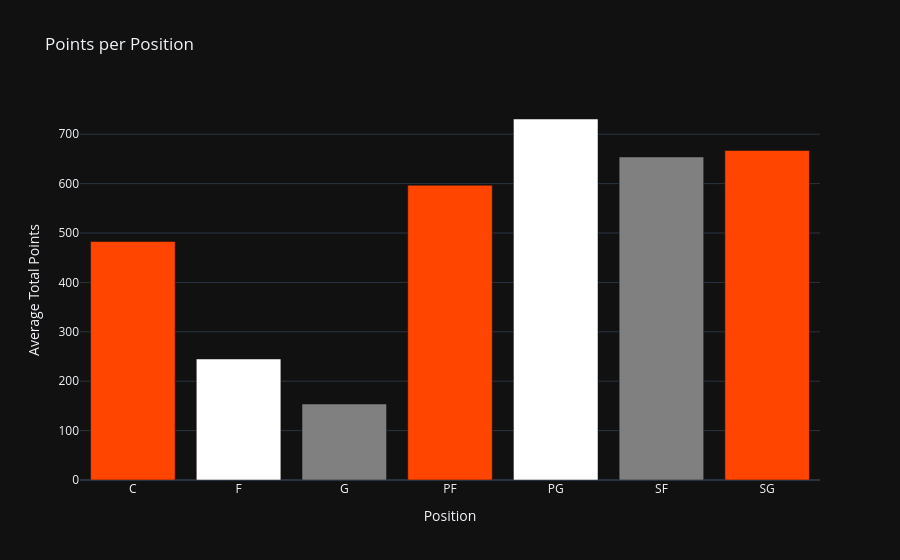

Here is the notebook cell this chart was saved with:
### Code cell
position_stats = df.groupby(['Position']).agg({'Total_Points': 'mean'}).reset_index()

fig = go.Figure()

fig.add_trace(go.Bar(
    x=position_stats['Position'],
    y=position_stats['Total_Points'],
    marker=dict(color=['orangered', 'white', 'grey','orangered', 'white', 'grey','orangered']),
))

fig.update_layout(
    title='Points per Position',
    xaxis_title='Position',
    yaxis_title='Average Total Points',
    template='plotly_dark'
)

fig.show()

### Figure 1 — Plotly figure (JSON) as saved in the notebook; plotly's stock layout.template omitted (floating-point values rounded to 4 significant figures)
{"data": [{"marker": {"color": ["orangered", "white", "grey", "orangered", "white", "grey", "orangered"]}, "x": ["C", "F", "G", "PF", "PG", "SF", "SG"], "y": [482.8, 245.0, 153.8, 596.8, 730.8, 653.8, 667.0], "type": "bar"}], "layout": {"title": {"text": "Points per Position"}, "xaxis": {"title": {"text": "Position"}}, "yaxis": {"title": {"text": "Average Total Points"}}}}
